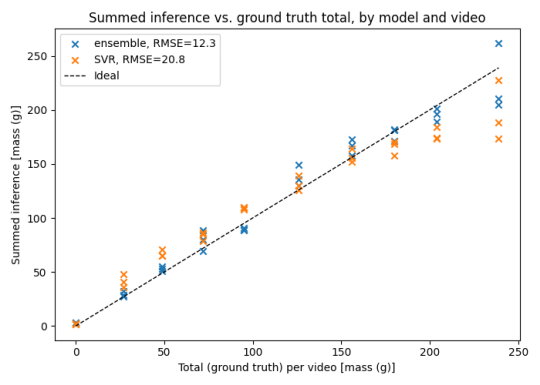
#> input picture .images/totals.png, 540 x 385 px
$ python -i snip.py   (imports and definitions only)
#> lines starting #> are read from the running program, lines starting #| are printed output that depends on the picture
"""
Snip windows out of a set of source images, and record stats about each
snipped subimage. The goal is to take a set of images forming a video and
create a training set of snipped and potentially transformed images. The images
will be sorted into train/test.
"""

import argparse
import json
import numpy
from pathlib import Path
from PIL import Image
from skimage.transform import resize
from sklearn.model_selection import train_test_split
import time
from tqdm import tqdm
from typing import Union


# For now, hard-code the extension we are looking for
EXT = "*.jpg"


# Use this map to divide a Fourier magnitude image into a series of areas. The
# numbers in the map represent the index of the areas
MASK_MAP = numpy.array(
    [
        [6, 7, 8],
        [5, 0, 1],
        [4, 3, 2],
    ]
)
# These will need to be populated later when we have the windows
MASKS = []


# [135 lines left out: functions build_masks, get_empty_image, get_impaths, imdivide, imsample, snip_report, not called in this run]


def calc_stats(rgb: numpy.ndarray) -> dict:
    """
    Calculate a dictionary of various stats. Some will be just on a single
    type of image:
        Fourier noise spectrum
        Histogram
    And some will be on a variety of images (grayscale, RGB, HSV)
        Average
        Std deviation
        Shannon entropy
    The stats should strain to be *relatively* low dimension
    """

    # Calculate our alternatives to RGB
    pil = Image.fromarray(rgb)
    gray = numpy.asarray(pil.convert("L"))
    hsv = numpy.asarray(pil.convert("HSV"))

    stats = {}

    # Spectral data
    mag, phase = fourier_vector(gray)
    stats["fourier-magnitude"] = mag
    stats["fourier-phase"] = phase

    # Brightness histogram
    stats["gray-histogram"] = histogram(gray)

    for imtype, image in [("gray", gray), ("rgb", rgb), ("hsv", hsv)]:
        stats[f"{imtype}-average"] = average(image)
        stats[f"{imtype}-std"] = stddev(image)
        stats[f"{imtype}-entropy"] = entropy(image)
        stats[f"{imtype}-histogram"] = histogram(image)

    # Convert to JSON possible values
    for key, value in stats.items():
        if isinstance(value, numpy.ndarray):
            stats[key] = value.tolist()

    return stats


def fourier_vector(gray: numpy.ndarray) -> tuple:
    """
    Calculate vectors of the magnitude and phase according to the MASKS layout.
    """

    # Also shift the Fourier data so it is centered
    fourier = numpy.fft.fftshift(numpy.fft.fft2(gray))

    # Calculate a log magnitude (more human readable)
    magnitude = numpy.log(1 + numpy.abs(fourier))

    # And the phase
    phase = numpy.angle(fourier)

    # Create a normalized zone vector
    def vectorize(array):
        return numpy.array(
            [numpy.sum(array[mdata["mask"]]) / mdata["count"] for mdata in MASKS]
        )

    return vectorize(magnitude), vectorize(phase)


def average(image: numpy.ndarray) -> Union[float, numpy.ndarray]:
    """Take the average based on 2D or 3D."""
    if len(image.shape) == 2:
        return float(image.mean())
    elif len(image.shape) == 3:
        return image.mean(axis=(0, 1))
    else:
        raise ValueError(f"Unexpected shape: {image.shape}")


def stddev(image: numpy.ndarray) -> Union[float, numpy.ndarray]:
    """Take the std dev based on 2D or 3D."""
    if len(image.shape) == 2:
        return float(image.std())
    elif len(image.shape) == 3:
        return image.std(axis=(0, 1))
    else:
        raise ValueError(f"Unexpected shape: {image.shape}")


def entropy(image: numpy.ndarray) -> Union[float, numpy.ndarray]:
    """Take the entropy based on 2D or 3D."""
    if len(image.shape) == 2:
        return float(shannon_entropy_1d(image))
    elif len(image.shape) == 3:
        return numpy.array(
            [shannon_entropy_1d(image[:, :, i]) for i in range(image.shape[2])]
        )
    else:
        raise ValueError(f"Unexpected shape: {image.shape}")


def shannon_entropy_1d(gray: numpy.ndarray) -> float:
    # Calculate the normalized weight of each pixel value, 0-255
    hist, _ = numpy.histogram(gray, bins=256, range=(0, 256), density=True)
    # Avoid log(0)
    hist = hist[hist > 0]
    # Use the base-2 logarithm to run this Shannon entropy calculation
    return -numpy.sum(hist * numpy.log2(hist))


def histogram(gray: numpy.ndarray, N=10) -> numpy.ndarray:
    # Calculate the normalized weight of binned pixel values
    hist, _ = numpy.histogram(gray, bins=N, range=(0, 256), density=True)
    return hist


# [52 lines left out: function main, not called in this run]


# [97 lines not run here, left out]


# TODO: Make a metadata ingester

>>> import cv2
>>> picture = cv2.imread('../../.images/totals.png', cv2.IMREAD_GRAYSCALE)
#> picture: shape (385, 540); min 6, max 255, mean 248.4
>>> result = calc_stats(picture)
#> in calc_stats, `hsv = numpy.asarray(pil.convert("HSV"))`:
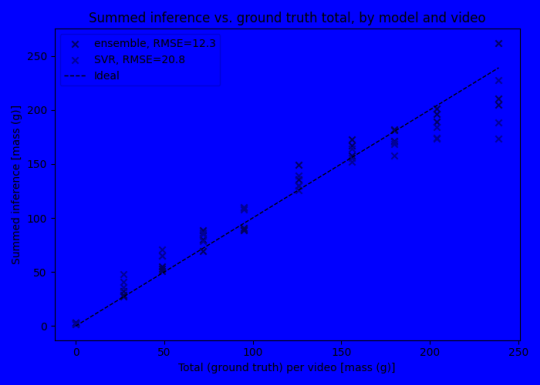
#> hsv: shape (385, 540, 3); mean R, G, B 0, 0, 248.4
#> in fourier_vector, `magnitude = numpy.log(1 + numpy.abs(fourier))`:
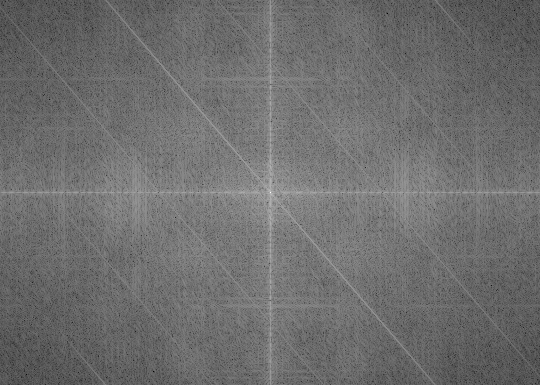
#> magnitude: shape (385, 540) float64; min 1.07, max 17.76, mean 8.28; drawn with min black and max white
#> in fourier_vector, `phase = numpy.angle(fourier)`:
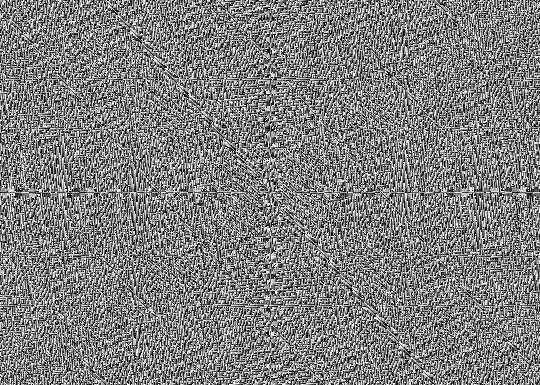
#> phase: shape (385, 540) float64; min -3.14, max 3.14, mean -1.51e-05; drawn with min black and max white
#> in calc_stats, `mag, phase = fourier_vector(gray)`: mag = empty array
#> in histogram, `hist, _ = numpy.histogram(gray, bins=N, range=(0, 256), density=True)`: hist = [5.64e-06, 7.03e-05, 0.000237, 0.000374, 0.00026, 0.000192, 0.00034, 0.000289, 0.000492, 0.0368]
#> the loop in calc_stats, `for imtype, image in [("gray", gray), ("rgb", rgb), ("hsv", hsv)]:` made 3 passes
#> imtype on passes 1 to 2: 'gray', 'rgb'
#> imtype on pass 3: 'hsv'
#> after the loop in calc_stats, `for imtype, image in [("gray", gray), ("rgb", rgb), ("hsv", hsv)]:`: stats = 14 items
#> the loop in calc_stats, `for key, value in stats.items():` made 14 passes
#> (key, value) on passes 1, 2, 4, 5, 6, 7, 8, 9, 11, 12, 13: ('fourier-magnitude', empty array), ('fourier-phase', empty array), ('gray-average', 248.4), ('gray-std', 28.74), ('gray-entropy', 1.1), ('rgb-average', 248.4), ('rgb-std', 28.74), ('rgb-entropy', 1.1), ('hsv-average', [0, 0, 248.4]), ('hsv-std', [0, 0, 28.74]), ('hsv-entropy', [0, 0, 1.1])
#> result = 14 items
